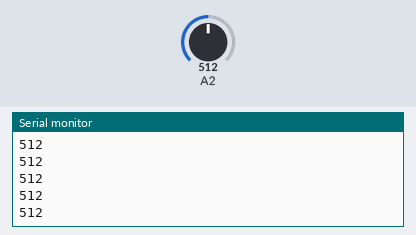
The sketch below on a simulated Arduino Uno, built with avr-gcc and run on an emulated ATmega328P. Shown: the last lines printed to the serial monitor. The test bench sets the inputs (shaded band); at power-on: A2 = 512.

Above: at 1.2 s.
1.3 s: A2 set to 716
At 2.1 s:
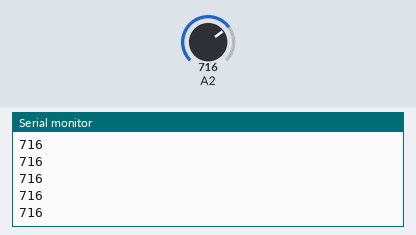
2.8 s: A2 set to 900
At 3.7 s:
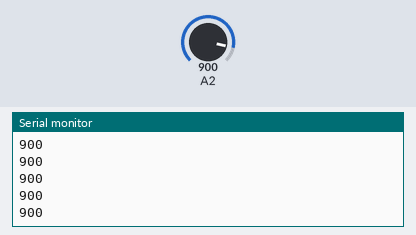
Timing chart, 0 to 5.8 s (numbered marks = the images above; inputs shaded):
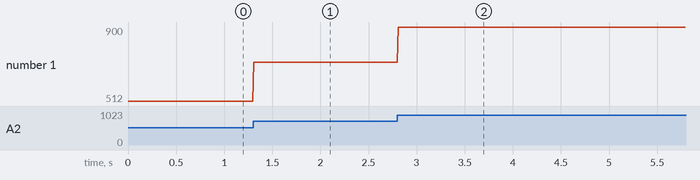

The sketch:

sensor_reader.ino
```cpp
void setup() {
Serial.begin(9600);
}

void loop() {
Serial.println(analogRead(2));
delay(10);
}
```

Measured:
- after the input at 1.3 s, the serial monitor: prints a new line at once (image 1)
- after the input at 2.8 s, the serial monitor: prints a new line at once (image 2)
- plotted number 1: 512 → 716 after the input at 1.3 s, 716 → 900 after the input at 2.8 s
